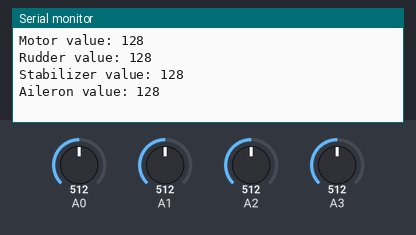
Recording of a program running on a simulated Arduino Uno, built with avr-gcc and run on an emulated ATmega328P. Shown: the last lines printed to the serial monitor. Inputs (shaded band) come from the test bench; at power-on: A0 = 512, A1 = 512, A2 = 512, A3 = 512. No radio packets arrive unless stated.

Above: at 1.9 s.
2.0 s: A0 set to 716
At 2.28 s:
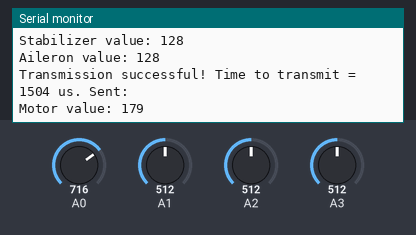
3.5 s: A1 set to 716
At 4.9 s:
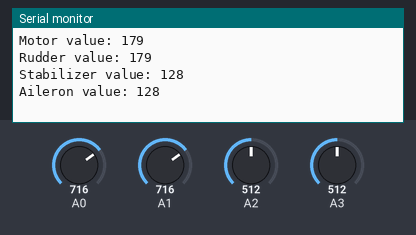
5.0 s: A2 set to 716
At 5.9 s:
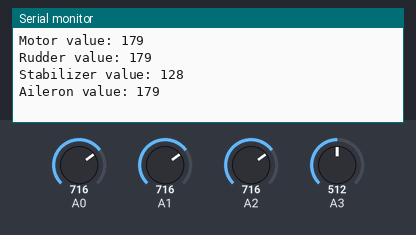
6.5 s: A3 set to 716
At 6.59 s:
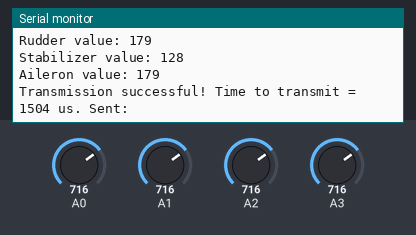
8.0 s: A0 set to 992
At 9.3 s:
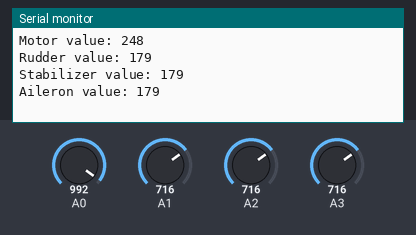
9.5 s: A1 set to 992
At 10.7 s:
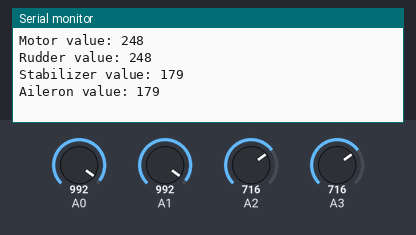
Timing chart, 0 to 12.0 s (numbered marks = the images above; inputs shaded):
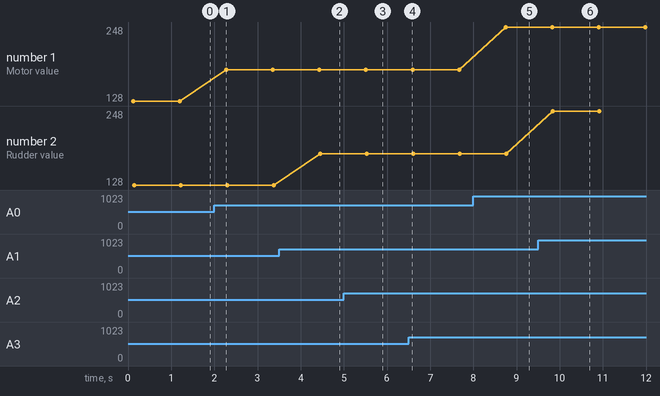

Measured:
- after the input at 2.0 s, the serial monitor: prints a new line after 0.28 s (image 1)
- after the input at 3.5 s, the serial monitor: prints a new line after 0.95 s (image 2)
- after the input at 5.0 s, the serial monitor: prints a new line after 0.57 s (image 3)
- after the input at 8.0 s, the serial monitor: prints a new line after 0.75 s (image 5)
- after the input at 9.5 s, the serial monitor: prints a new line after 0.34 s (image 6)
- plotted number 1: 128 → 179 after the input at 2.0 s, 179 → 248 after the input at 8.0 s

The program:

main.cpp
```cpp
#include <Arduino.h>
#include "Transmission/NRF204.h"
#include "OnBoard/Airplane.h"
#include "OnGround/Controller.h"

using namespace Radio;
using namespace OnBoardController;
using namespace OnGroundController;


#ifdef RECIEVER
Reader reader;
AircraftController aircraftController;
void setup()
{
  // put your setup code here, to run once:
  aircraftController = AircraftController(135, 136, 134, 137, 138, 133);
}

void loop()
{
  // put your main code here, to run repeatedly:
  Serial.println("Main");
  aircraftController.run();
}
#endif

#ifdef TRANSMITTER
Reader reader;

void setup()
{
  // put your setup code here, to run once:
  reader = Reader(A1, A2, A0, A3);
}

void loop()
{
  // put your main code here, to run repeatedly:
  reader.run();
}
#endif

#ifdef EMPTY

void setup()
{
  // put your setup code here, to run once:
}

void loop()
{
  // put your main code here, to run repeatedly:
}

#endif

#ifdef EXAMPLE
#ifdef UNO
// instantiate an object for the nRF24L01 transceiver
RF24 radio(8, 9); // using pin 7 for the CE pin, and pin 8 for the CSN pin

// Let these addresses be used for the pair
uint8_t address[][6] = {"1Node", "2Node"};
// It is very helpful to think of an address as a path instead of as
// an identifying device destination

// to use different addresses on a pair of radios, we need a variable to
// uniquely identify which address this radio will use to transmit
bool radioNumber = 1; // 0 uses address[0] to transmit, 1 uses address[1] to transmit

// Used to control whether this node is sending or receiving
bool role = false;  // true = TX role, false = RX role

// For this example, we'll be using a payload containing
// a single float number that will be incremented
// on every successful transmission
float payload = 0.0;

void setup() {

  Serial.begin(9600);
  while (!Serial) {
    // some boards need to wait to ensure access to serial over USB
  }

  // initialize the transceiver on the SPI bus
  if (!radio.begin()) {
    Serial.println(F("radio hardware is not responding!!"));
    while (1) {} // hold in infinite loop
  }

  // print example's introductory prompt
  Serial.println(F("RF24/examples/GettingStarted"));

  // To set the radioNumber via the Serial monitor on startup
  Serial.println(F("Which radio is this? Enter '0' or '1'. Defaults to '0'"));
  while (!Serial.available()) {
    // wait for user input
  }
  char input = Serial.parseInt();
  radioNumber = input == 1;
  Serial.print(F("radioNumber = "));
  Serial.println((int)radioNumber);

  // role variable is hardcoded to RX behavior, inform the user of this
  Serial.println(F("*** PRESS 'T' to begin transmitting to the other node"));

  // Set the PA Level low to try preventing power supply related problems
  // because these examples are likely run with nodes in close proximity to
  // each other.
  radio.setPALevel(RF24_PA_LOW);  // RF24_PA_MAX is default.

  // save on transmission time by setting the radio to only transmit the
  // number of bytes we need to transmit a float
  radio.setPayloadSize(sizeof(payload)); // float datatype occupies 4 bytes

  // set the TX address of the RX node into the TX pipe
  radio.openWritingPipe(address[radioNumber]);     // always uses pipe 0

  // set the RX address of the TX node into a RX pipe
  radio.openReadingPipe(1, address[!radioNumber]); // using pipe 1

  // additional setup specific to the node's role
  if (role) {
    radio.stopListening();  // put radio in TX mode
  } else {
    radio.startListening(); // put radio in RX mode
  }

  // For debugging info
  // printf_begin();             // needed only once for printing details
  // radio.printDetails();       // (smaller) function that prints raw register values
  // radio.printPrettyDetails(); // (larger) function that prints human readable data

} // setup

void loop() {

  if (role) {
    // This device is a TX node

    unsigned long start_timer = micros();                    // start the timer
    bool report = radio.write(&payload, sizeof(float));      // transmit & save the report
    unsigned long end_timer = micros();                      // end the timer

    if (report) {
      Serial.print(F("Transmission successful! "));          // payload was delivered
      Serial.print(F("Time to transmit = "));
      Serial.print(end_timer - start_timer);                 // print the timer result
      Serial.print(F(" us. Sent: "));
      Serial.println(payload);                               // print payload sent
      payload += 0.01;                                       // increment float payload
    } else {
      Serial.println(F("Transmission failed or timed out")); // payload was not delivered
    }

    // to make this example readable in the serial monitor
    delay(1000);  // slow transmissions down by 1 second

  } else {
    // This device is a RX node

    uint8_t pipe;
    if (radio.available(&pipe)) {             // is there a payload? get the pipe number that recieved it
      uint8_t bytes = radio.getPayloadSize(); // get the size of the payload
      radio.read(&payload, bytes);            // fetch payload from FIFO
      Serial.print(F("Received "));
      Serial.print(bytes);                    // print the size of the payload
      Serial.print(F(" bytes on pipe "));
      Serial.print(pipe);                     // print the pipe number
      Serial.print(F(": "));
      Serial.println(payload);                // print the payload's value
    }
  } // role

  if (Serial.available()) {
    // change the role via the serial monitor

    char c = toupper(Serial.read());
    if (c == 'T' && !role) {
      // Become the TX node

      role = true;
      Serial.println(F("*** CHANGING TO TRANSMIT ROLE -- PRESS 'R' TO SWITCH BACK"));
      radio.stopListening();

    } else if (c == 'R' && role) {
      // Become the RX node

      role = false;
      Serial.println(F("*** CHANGING TO RECEIVE ROLE -- PRESS 'T' TO SWITCH BACK"));
      radio.startListening();
    }
  }

} // loop
#else
// instantiate an object for the nRF24L01 transceiver
RF24 radio(24, 25); // using pin 7 for the CE pin, and pin 8 for the CSN pin

// Let these addresses be used for the pair
uint8_t address[][6] = {"1Node", "2Node"};
// It is very helpful to think of an address as a path instead of as
// an identifying device destination

// to use different addresses on a pair of radios, we need a variable to
// uniquely identify which address this radio will use to transmit
bool radioNumber = 1; // 0 uses address[0] to transmit, 1 uses address[1] to transmit

// Used to control whether this node is sending or receiving
bool role = false;  // true = TX role, false = RX role

// For this example, we'll be using a payload containing
// a single float number that will be incremented
// on every successful transmission
float payload = 0.0;

void setup() {

  Serial.begin(9600);
  while (!Serial) {
    // some boards need to wait to ensure access to serial over USB
  }

  // initialize the transceiver on the SPI bus
  if (!radio.begin()) {
    Serial.println(F("radio hardware is not responding!!"));
    while (1) {} // hold in infinite loop
  }

  // print example's introductory prompt
  Serial.println(F("RF24/examples/GettingStarted"));

  // To set the radioNumber via the Serial monitor on startup
  Serial.println(F("Which radio is this? Enter '0' or '1'. Defaults to '0'"));
  while (!Serial.available()) {
    // wait for user input
  }
  char input = Serial.parseInt();
  radioNumber = input == 1;
  Serial.print(F("radioNumber = "));
  Serial.println((int)radioNumber);

  // role variable is hardcoded to RX behavior, inform the user of this
  Serial.println(F("*** PRESS 'T' to begin transmitting to the other node"));

  // Set the PA Level low to try preventing power supply related problems
  // because these examples are likely run with nodes in close proximity to
  // each other.
  radio.setPALevel(RF24_PA_LOW);  // RF24_PA_MAX is default.

  // save on transmission time by setting the radio to only transmit the
  // number of bytes we need to transmit a float
  radio.setPayloadSize(sizeof(payload)); // float datatype occupies 4 bytes

  // set the TX address of the RX node into the TX pipe
  radio.openWritingPipe(address[radioNumber]);     // always uses pipe 0

  // set the RX address of the TX node into a RX pipe
  radio.openReadingPipe(1, address[!radioNumber]); // using pipe 1

  // additional setup specific to the node's role
  if (role) {
    radio.stopListening();  // put radio in TX mode
  } else {
    radio.startListening(); // put radio in RX mode
  }

  // For debugging info
  // printf_begin();             // needed only once for printing details
  // radio.printDetails();       // (smaller) function that prints raw register values
  // radio.printPrettyDetails(); // (larger) function that prints human readable data

} // setup

void loop() {

  if (role) {
    // This device is a TX node

    unsigned long start_timer = micros();                    // start the timer
    bool report = radio.write(&payload, sizeof(float));      // transmit & save the report
    unsigned long end_timer = micros();                      // end the timer

    if (report) {
      Serial.print(F("Transmission successful! "));          // payload was delivered
      Serial.print(F("Time to transmit = "));
      Serial.print(end_timer - start_timer);                 // print the timer result
      Serial.print(F(" us. Sent: "));
      Serial.println(payload);                               // print payload sent
      payload += 0.01;                                       // increment float payload
    } else {
      Serial.println(F("Transmission failed or timed out")); // payload was not delivered
    }

    // to make this example readable in the serial monitor
    delay(1000);  // slow transmissions down by 1 second

  } else {
    // This device is a RX node

    uint8_t pipe;
    if (radio.available(&pipe)) {             // is there a payload? get the pipe number that recieved it
      uint8_t bytes = radio.getPayloadSize(); // get the size of the payload
      radio.read(&payload, bytes);            // fetch payload from FIFO
      Serial.print(F("Received "));
      Serial.print(bytes);                    // print the size of the payload
      Serial.print(F(" bytes on pipe "));
      Serial.print(pipe);                     // print the pipe number
      Serial.print(F(": "));
      Serial.println(payload);                // print the payload's value
    }
  } // role

  if (Serial.available()) {
    // change the role via the serial monitor

    char c = toupper(Serial.read());
    if (c == 'T' && !role) {
      // Become the TX node

      role = true;
      Serial.println(F("*** CHANGING TO TRANSMIT ROLE -- PRESS 'R' TO SWITCH BACK"));
      radio.stopListening();

    } else if (c == 'R' && role) {
      // Become the RX node

      role = false;
      Serial.println(F("*** CHANGING TO RECEIVE ROLE -- PRESS 'T' TO SWITCH BACK"));
      radio.startListening();
    }
  }

} // loop
#endif
#endif
```

Airplane.cpp
```cpp
#include <Arduino.h>
#include "Airplane.h"

using namespace std;
using namespace Radio;

using namespace OnBoardController;
    void AircraftController::listen(){

    }
    void AircraftController::act(Radio::NRF204AircraftControllMessage message){
        analogWrite(this->aileronPin1,message.aileronValue);
        analogWrite(this->aileronPin2,-message.aileronValue);
        analogWrite(this->motorPin,message.motorValue);
        analogWrite(this->stabilizerPin1,message.stabilizerValue);
        analogWrite(this->stabilizerPin2,message.stabilizerValue);
        analogWrite(this->rudderPin,message.rudderValue);

    }

    AircraftController::AircraftController(const AircraftController &aircraftController){
        this->aileronPin1=aircraftController.aileronPin1;
        this->aileronPin2=aircraftController.aileronPin1;
        this->rudderPin=aircraftController.rudderPin;
        this->stabilizerPin1=aircraftController.stabilizerPin1;
        this->stabilizerPin2=aircraftController.stabilizerPin2;
        this->motorPin=aircraftController.motorPin;
        this->radioReciever=aircraftController.radioReciever;
    }

    AircraftController::AircraftController(){
        this->radioReciever=Radio::NRF204(false,true,MonitorFrequency::Slow,8,9);
    }
    AircraftController::AircraftController(uint8_t aileronPin1,uint8_t aileronPin2,uint8_t rudderPin,uint8_t stabilizerPin1,uint8_t stabilizerPin2,uint8_t motorPin){
            this->aileronPin1=aileronPin1;
            this->aileronPin2=aileronPin2;
            this->rudderPin=rudderPin;
            this->motorPin=motorPin;
            this->stabilizerPin1=stabilizerPin1;
            this->stabilizerPin2=stabilizerPin2;
            this->radioReciever=NRF204(true,false,MonitorFrequency::Slow,24,25);
    }
    void AircraftController::run(){
        Serial.println("Run");
        uint8_t values[4];
        this->radioReciever.recieve(values);
        NRF204AircraftControllMessage message(values);
        this->act(message);
    }
```

Airplane.h
```cpp
#include <Arduino.h>
#include "../Transmission/NRF204.h"

#pragma once

namespace OnBoardController{
    class AircraftController{
        private:
            void listen();
            void act(Radio::NRF204AircraftControllMessage message);
        public:
            AircraftController();
            AircraftController(const OnBoardController::AircraftController &aircraftController);
            AircraftController(uint8_t aileronPin1,uint8_t aileronPin2,uint8_t rudderPin,uint8_t stabilizerPin1,uint8_t stabilizerPin2,uint8_t motorPin);
            void run();
            int8_t aileronPin1;
            uint8_t aileronPin2;
            uint8_t rudderPin;
            uint8_t stabilizerPin1;
            uint8_t stabilizerPin2;
            uint8_t motorPin;
            Radio::NRF204 radioReciever;

    };
}
```

GpsTracker.cpp
```cpp

```

Gyroscope.cpp
```cpp

```

Controller.cpp
```cpp
#include "Controller.h"
#include "../Transmission/NRF204.h"

using namespace std;
using namespace Radio;

using namespace OnGroundController;

Reader::Reader(){

}

Reader::Reader(const OnGroundController::Reader &reader){
    this->aileronPin=reader.aileronPin;
    this->message=reader.message;
    this->motorPin=reader.motorPin;
    this->radioTransmitter=reader.radioTransmitter;
    this->stabilizerPin=reader.stabilizerPin;
    this->rudderPin=reader.rudderPin;
}

Reader::Reader(uint8_t rudderPin,uint8_t aileronPin,uint8_t motorPin,uint8_t stabilizerPin){
    this->rudderPin=rudderPin;
    this->aileronPin=aileronPin;
    this->motorPin=motorPin;
    this->stabilizerPin=stabilizerPin;
    this->message= NRF204AircraftControllMessage();
    this->radioTransmitter=NRF204(false,true,MonitorFrequency::Slow,8,9);
}

void Reader::readMotorPin(){
    this->message.motorValue=(analogRead(this->motorPin)>>2);
}

void Reader::readRudderPin(){
    this->message.rudderValue=(analogRead(this->rudderPin)>>2);
}

void Reader::readAileronPin(){
    this->message.aileronValue=(analogRead(this->aileronPin)>>2);
}

void Reader::readStabilizerPin(){
    this->message.stabilizerValue=(analogRead(this->stabilizerPin)>>2);
}

Radio::NRF204AircraftControllMessage Reader::getMessage(){
    this->readMotorPin();
    this->readAileronPin();
    this->readRudderPin();
    this->readStabilizerPin();
    return this->message;
}

void Reader::run(){
    Radio::NRF204AircraftControllMessage mesaj=this->getMessage();
    this->radioTransmitter.send(mesaj);
    delay(1000);

}
```

Controller.h
```cpp
#include <Arduino.h>
#include <string.h>
#include "../Transmission/NRF204.h"

#pragma once

using namespace Radio;

namespace OnGroundController{

    class Reader{
        private:
            uint8_t rudderPin;
            uint8_t aileronPin;
            uint8_t motorPin;
            uint8_t stabilizerPin;
            Radio::NRF204AircraftControllMessage message;
            void readMotorPin();
            void readRudderPin();
            void readAileronPin();
            void readStabilizerPin();
            Radio::NRF204 radioTransmitter;
            Radio::NRF204AircraftControllMessage getMessage();
        public:
            Reader(uint8_t rudderPin,uint8_t aileronPin,uint8_t motorPin,uint8_t stabilizerPin);
            Reader();
            Reader(const OnGroundController::Reader &reader);
            void run();

    };
}
```

NRF204.h
```cpp
#include <Arduino.h>
#include <SPI.h>
#include <RF24.h>

#pragma once

namespace Radio{
    //scoped enum
    enum MonitorFrequency:uint32_t{
        None=0,
        Slow=9600,
        Medium=38400,
        Fast=115200
    };

    class NRF204AircraftControllMessage{
            private:

            public:
                NRF204AircraftControllMessage();
                NRF204AircraftControllMessage(const Radio::NRF204AircraftControllMessage &message);
                NRF204AircraftControllMessage(uint8_t values[4]);

                uint8_t motorValue;
                uint8_t rudderValue;
                uint8_t stabilizerValue;
                uint8_t aileronValue;
                String toString();
    };

    class NRF204{
        private:

        public:
        NRF204();
        NRF204(const Radio::NRF204 &nRF204);
        NRF204(bool radionumber,bool role,MonitorFrequency frequency,int CEPin,int CSNPin);
        void setup();
        void send(Radio::NRF204AircraftControllMessage message);
        void recieve(uint8_t (&values)[4]);
        // instantiate an object for the nRF24L01 transceiver
            RF24 radio; // using pin 7 for the CE pin, and pin 8 for the CSN pin
        // Let these addresses be used for the pair
        // It is very helpful to think of an address as a path instead of as
        // an identifying device destination
            uint8_t address[2][6]= {"1Node", "2Node"};
        // to use different addresses on a pair of radios, we need a variable to
        // uniquely identify which address this radio will use to transmit
            bool radioNumber=1;
        // Used to control whether this node is sending or receiving
            bool role=false;
        // true = TX role, false = RX role
        // For this example, we'll be using a payload containing
        // a single float number that will be incremented
        // on every successful transmission
            float payload = 0.0;

            int cEPin;
            int cSNPin;
            MonitorFrequency pcCommunication;
    };
}
```

Source omitted: NRF204.cpp (5478 bytes)
